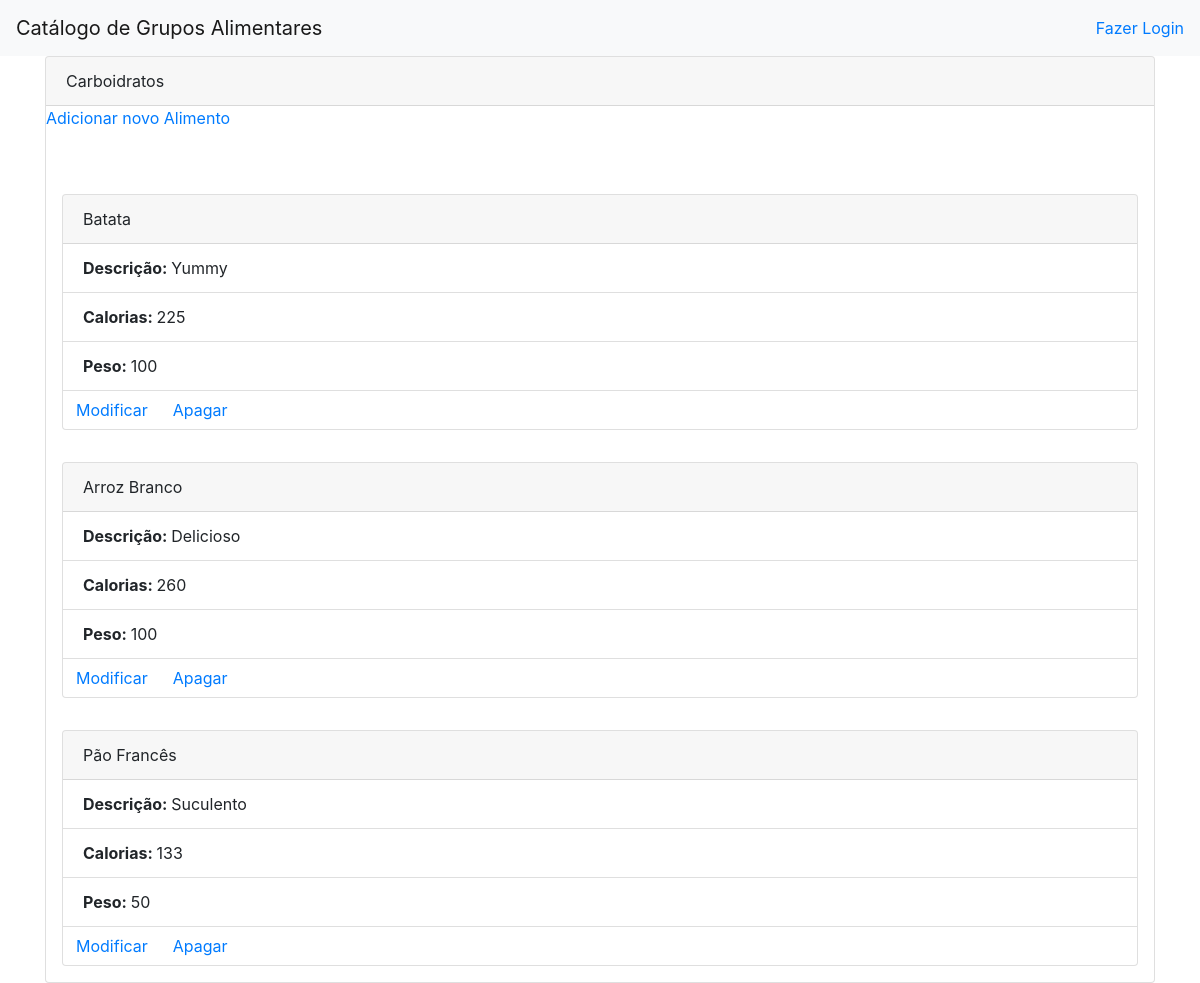
Page /grupo_alimentar/1/alimento/ on the committed database.
### database_setup.py (models this page shows, shortened)
class GrupoAlimentar(Base):
    __tablename__ = 'grupo_alimentar'
    id = Column(Integer, primary_key=True)
    name = Column(String(250), nullable=False)
    addedby = Column(String(250))

class Alimento(Base):
    __tablename__ = 'alimento'
    name = Column(String(80), nullable=False)
    id = Column(Integer, primary_key=True)
    description = Column(String(250))
    calories = Column(String(8))
    weight = Column(String(8))
    food_group_id = Column(Integer, ForeignKey('grupo_alimentar.id'))
    grupo_alimentar = relationship(GrupoAlimentar)
    addedby = Column(String(250))

### project.py (the view)
@app.route('/grupo_alimentar/<int:food_group_id>/')
@app.route('/grupo_alimentar/<int:food_group_id>/alimento/')
def exibirAlimentos(food_group_id):
    grupo_alimentar = session.query(GrupoAlimentar).filter_by(
        id=food_group_id).one()
    items = session.query(Alimento).filter_by(
        food_group_id=food_group_id).all()
    return render_template('alimentos.html',
                           items=items,
                           grupo_alimentar=grupo_alimentar)

### templates/alimentos.html (shortened to what this page needs)
{% extends "base.html" %}
{% block content %}
<div class="card">
	<div class="card-header">
		{{ grupo_alimentar.name }}
	</div>
	{% if items !=[] %}
	<a href="{{url_for('criarAlimento', food_group_id=grupo_alimentar.id )}}">Adicionar novo Alimento</a>
	{% for i in items %}
	<div class="card m-3">
		<div class="card-header">
			{{ i.name }}
		</div>
		<ul class="list-group list-group-flush">
			<div class="list-group-item">
				<b><span>Descrição: </span></b><span>{{i.description}}</span>
			</div>
			<div class="list-group-item">
				<b><span>Calorias: </span></b><span>{{i.calories}}</span>
			</div>
			<div class="list-group-item">
				<b><span>Peso: </span></b><span>{{i.weight}}</span>
			</div>
		</ul>
		<div class="btn-group">
				<a class="btn" href="{{url_for('modificarAlimento', food_group_id=grupo_alimentar.id, food_id=i.id)}}">Modificar</a>
				<a class="btn" href="{{url_for('apagarAlimento', food_group_id=grupo_alimentar.id, food_id=i.id)}}">Apagar</a>
		</div>
	</div>
	{% endfor %}
	{% else %}
	<p> Nenhum alimento cadastrado. <p>
			<a href="{{url_for('criarAlimento', food_group_id=grupo_alimentar.id )}}">Adicionar novo Alimento</a>
			{% endif %}
</div>
{% endblock %}

### templates/base.html (shortened to what this page needs)
<!DOCTYPE html>
<html lang="en">
<head>
	<link rel="stylesheet" href="https://stackpath.bootstrapcdn.com/bootstrap/4.1.3/css/bootstrap.min.css"
>
</head>
<body>
	<div class="wrapper">
		<nav class="navbar navbar-light bg-light">
			<a href="/" class="navbar-brand">Catálogo de Grupos Alimentares</a>
			{%if 'email' not in session %}
			<a href="{{url_for('showLogin')}}">
				Fazer Login
			</a>
			{% else %}
			<a href="{{url_for('gdisconnect')}}">
				Sair
			</a>
			{% endif %}
		</nav>
		<div class="content">
			<div class="container">
				{% block content %}
				{% endblock %}
			</div>
		</div>
	</div>
</body>
</html>

### rows in the picture
GrupoAlimentar: name "Carboidratos"
Alimento: name "Batata", description "Yummy", calories "225", weight "100"
Alimento: name "Arroz Branco", description "Delicioso", calories "260", weight "100"
Alimento: name "Pão Francês", description "Suculento", calories "133", weight "50"
